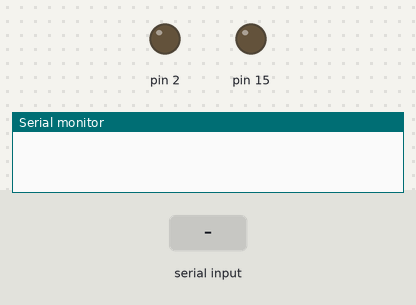
The sketch below on a simulated Arduino Uno, built with avr-gcc and run on an emulated ATmega328P. Shown: output pins drawn as LEDs (lit = HIGH), the last lines printed to the serial monitor. The inputs (shaded band) are chosen by the test bench.

Above: at 1.2 s.
1.3 s: "0" received over Serial
At 2.0 s:
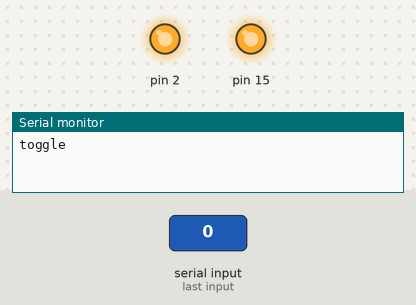
Timing chart, 0 to 4.3 s (numbered marks = the images above; inputs shaded):
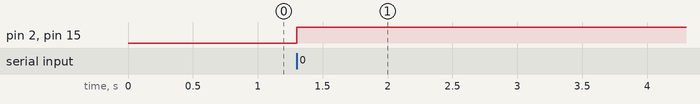

The sketch:

testMOSFET.ino
```cpp
#define LED 2
#define MOSFET 15

int stateLED;

void setup(){
    pinMode(15,OUTPUT);
    pinMode(2,OUTPUT);
    Serial.begin(9600);
    while(!Serial);
}
void loop(){
  if (Serial.available() > 0) {
    byte incomingByte = Serial.read();
    switch (incomingByte){
    case '0':
      Serial.println("toggle");
        digitalWrite(15,!digitalRead(15));
        digitalWrite(2,!digitalRead(2));
      break;
    } //endswitch
  }//enif
}
```

Measured:
- after the input at 1.3 s, pin 2, pin 15: LOW → HIGH at once
